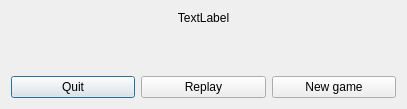
<?xml version="1.0" encoding="UTF-8"?>
<ui version="4.0">
 <class>GameOverDialog</class>
 <widget class="QDialog" name="GameOverDialog">
  <property name="geometry">
   <rect>
    <x>0</x>
    <y>0</y>
    <width>407</width>
    <height>109</height>
   </rect>
  </property>
  <property name="windowTitle">
   <string>Dialog</string>
  </property>
  <layout class="QVBoxLayout" name="verticalLayout">
   <item>
    <widget class="QLabel" name="messageLabel">
     <property name="text">
      <string>TextLabel</string>
     </property>
     <property name="alignment">
      <set>Qt::AlignmentFlag::AlignCenter</set>
     </property>
    </widget>
   </item>
   <item>
    <spacer name="verticalSpacer">
     <property name="orientation">
      <enum>Qt::Orientation::Vertical</enum>
     </property>
     <property name="sizeHint" stdset="0">
      <size>
       <width>20</width>
       <height>34</height>
      </size>
     </property>
    </spacer>
   </item>
   <item>
    <layout class="QHBoxLayout" name="horizontalLayout" stretch="0,0,0">
     <property name="sizeConstraint">
      <enum>QLayout::SizeConstraint::SetDefaultConstraint</enum>
     </property>
     <item>
      <widget class="QPushButton" name="quitButton">
       <property name="text">
        <string>Quit</string>
       </property>
      </widget>
     </item>
     <item>
      <widget class="QPushButton" name="replayButton">
       <property name="text">
        <string>Replay</string>
       </property>
      </widget>
     </item>
     <item>
      <widget class="QPushButton" name="newGameButton">
       <property name="text">
        <string>New game</string>
       </property>
      </widget>
     </item>
    </layout>
   </item>
  </layout>
 </widget>
 <resources/>
 <connections/>
</ui>
